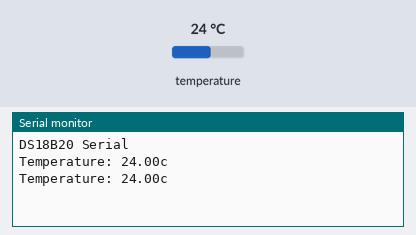
Recording of a sketch running on a simulated Arduino Uno, built with avr-gcc and run on an emulated ATmega328P. On the bench: the last lines printed to the serial monitor. Inputs (shaded band) come from the test bench; at power-on: temperature 24 °C.

Above: at 4.3 s.
4.4 s: temperature set to 12 °C
At 6.6 s:
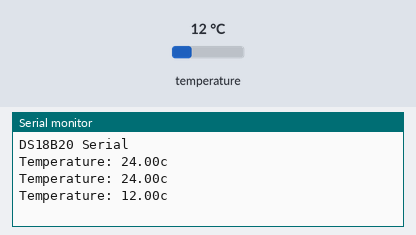
8.1 s: temperature set to 19 °C
At 9.8 s:
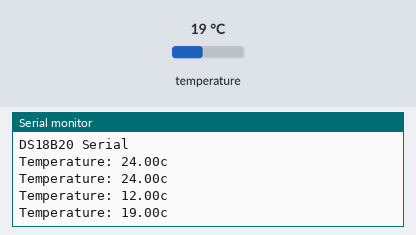
Timing chart, 0 to 11.3 s (numbered marks = the images above; inputs shaded):
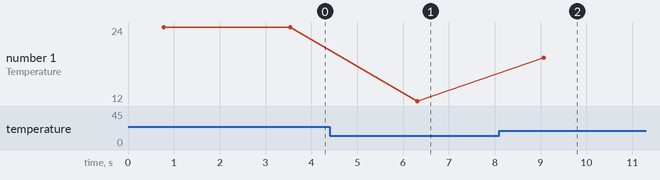

Measured:
- after the input at 4.4 s, the serial monitor: prints a new line after 1.9 s (image 1)
- after the input at 8.1 s, the serial monitor: prints a new line after 0.97 s (image 2)
- plotted number 1: 24 → 12 after the input at 4.4 s, 12 → 19 after the input at 8.1 s

The sketch:

_02-ds18b20-serial.ino
```cpp
// Simple DS18B20 Read to Serial

// Include the OneWire library
#include <OneWire.h>

// Include the Dallas Temperature library
#include <DallasTemperature.h>

// Setup the OneWire bus on Pin 2
OneWire bus(2);

// Setup DallasTemperature to work on the OneWire bus
DallasTemperature sensors(&bus);


void setup() {
  // Enable Serial output
  Serial.begin(9600);
  Serial.println("DS18B20 Serial");

  // Start the sensors
  sensors.begin();
}

void loop() {
  // Update the sensor readings
  sensors.requestTemperatures();

  // Read Temperature
  float temperature = sensors.getTempCByIndex(0);

  // Print the results
  Serial.print("Temperature: ");
  Serial.print(temperature);
  Serial.println("c");

  // Delay for 2 seconds between readings
  delay(2000);
}
```
